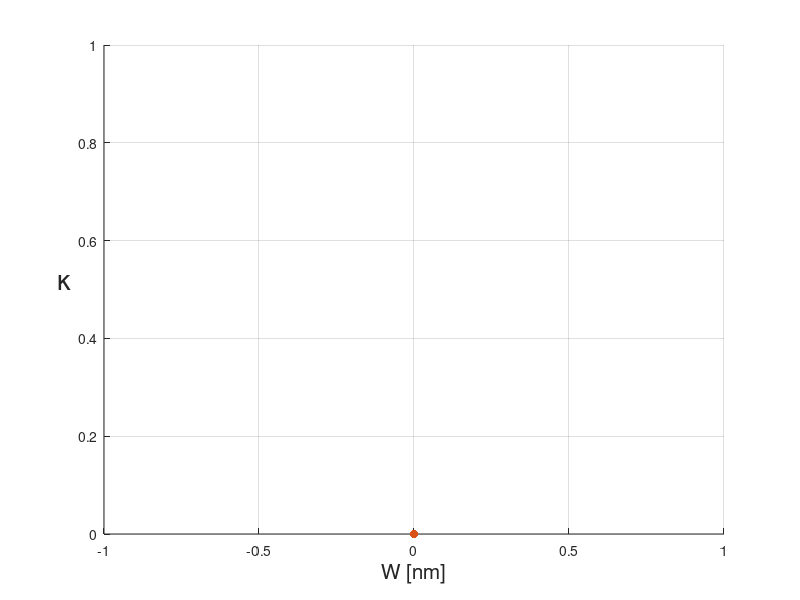

Write MATLAB code to recreate this figure. (Note: this script raises an error after producing the figure.)
clc
clear all
% close all

W_start = 1540; % 1530;
W_end   = 1560; % 1570;
LorWsweep = 1; % 0: Wsweep, 1: new Wsweep, 2: Lsweep

if LorWsweep == 0
    params = struct('samplesNum', 9,  'batchNum', 1, 'xlabel', 'W [nm]');
elseif LorWsweep == 1
    params = struct('samplesNum', 37, 'batchNum', 4, 'xlabel', 'W [nm]');
elseif LorWsweep == 2
    params = struct('samplesNum', 29, 'batchNum', 2, 'xlabel', 'L [\mum]');
end

samplesNum = params.samplesNum;
theta = 0:pi/10000:pi/2;
deltaL = 170e-6; % deltaL according to our design
alphaLin = 0.23*1400; % standard loss in our waveguides
ER_fit = ((exp(-alphaLin*deltaL)+tan(theta).^2)./(exp(-alphaLin*deltaL)-tan(theta).^2)).^2;

Wsweep_folders = {'U1','D1','U2','D2'};

ER_fittest_bot_tot = zeros(samplesNum, 1);
ER_fittest_top_tot = zeros(samplesNum, 1);
kappa_bot          = zeros(samplesNum, 1);
kappa_top          = zeros(samplesNum, 1);
L                  = zeros(samplesNum, 1);

%%
counter = 1;
for batchNum = 1:params.batchNum
    if LorWsweep == 0
        filepath = fullfile('G:', 'users', 'Shai', 'TAU_CP', 'Data', 'Wsweep');
        D = dir(fullfile(filepath, '*um*'));
    elseif LorWsweep == 1
        filepath = fullfile('G:', 'users', 'Shai', 'TAU_CP', 'Data', '700to400_width_sweep_6Mar23', ['700to400_width_sweep_6Mar23_' Wsweep_folders{batchNum}]);
        D = dir(fullfile(filepath, '*nm*.txt*'));
    elseif LorWsweep == 2
        filepath = fullfile('G:', 'users', 'Shai', 'TAU_CP', 'Data', 'New', ['batch' num2str(batchNum)]);
        D = dir(fullfile(filepath, '*um*'));
    end
    
    % Read D in a sensible order
    Lj = zeros(length(D), 1);
    for j = 1:length(D)
        if LorWsweep == 1
            Lj(j) = sscanf(D(j).name,'%dnm*');
        else
            Lj(j) = sscanf(D(j).name,'%dum*');
        end
    end
    [~, idx] = sort(Lj);
    
    % Find best way to subplot
    temp = factor(length(D));
    bestj = 1;
    for j = 1:length(temp)-1
        if (abs(prod(temp(1:j)) - prod(temp(j+1:end)))) < (abs(prod(temp(1:bestj)) - prod(temp(bestj+1:end))))
            bestj = j;
        end
    end
    subplotSize1 = prod(temp(1:bestj));
    subplotSize2 = prod(temp(bestj+1:end));
    
    figure
    for i = 1:length(D)
        if LorWsweep == 1
            L(counter) = sscanf(D(idx(i)).name,'%dnm*');
        else
            L(counter) = sscanf(D(idx(i)).name,'%dum*');
        end
        
        filename = D(idx(i)).name;
        %%
        A = readtable(fullfile(filepath, filename));
        Wavelength = A.XAxis_Wavelength_nm_;
        Loss       = A.InsertionLoss_dB_;
        
        %%
        span  = Wavelength > W_start & Wavelength < W_end;
        Loss = Loss(span);
        Wavelength = Wavelength(span);
        Loss_max = max(Loss);
        Loss_norm = Loss - Loss_max; % normalize
        
        %%
        [Mpeak, Lpeak, W, ER] = findpeaks(-Loss_norm, Wavelength, 'MinPeakDistance', 2, 'MinPeakWidth', 0.01);
        [mER, LER] = max(ER);
        
        if LER == length(Lpeak)
            FSR = abs(Lpeak(LER) - Lpeak(LER-1));
        else
            FSR = abs(Lpeak(LER) - Lpeak(LER+1));
        end
        
        logical_span = Wavelength>Lpeak(LER)-0.5*FSR & Wavelength<Lpeak(LER)+0.5*FSR;
        peak_span = Wavelength(logical_span);
        peak_mag = Loss_norm(logical_span);
        
        %%
        Max_ER = min(peak_mag) - max(peak_mag);
        ER_Lin = db2pow(-Max_ER);
        ER_sort = abs(ER_fit - ER_Lin);

        [~, ER_fittest_index_bot] = sort(ER_sort(1:ceil(length(ER_sort)/2)));
        [~, ER_fittest_index_top] = sort(ER_sort(ceil(length(ER_sort)/2):end));
        ER_fittest_index_top = ER_fittest_index_top + ceil(length(ER_sort)/2);
        
        Theta_bot = theta(ER_fittest_index_bot(1));
        Theta_top = theta(ER_fittest_index_top(1));
        
        kappa_bot(counter) = sin(Theta_bot)^2; % (1-cos(Theta_bot)^2);
        kappa_top(counter) = sin(Theta_top)^2; % (1-cos(Theta_top)^2);
        ER_fittest_bot_tot(counter) = ER_fit(ER_fittest_index_bot(1));
        ER_fittest_top_tot(counter) = ER_fit(ER_fittest_index_top(1));
        
        
        %% Plot Luna
        subplot(subplotSize1, subplotSize2, i)
        plot(Wavelength, Loss_norm)
        grid on
        xlabel('\lambda [nm]')
        ylabel('Loss')
        ylim([-30 0])
        title({['L = ' num2str(L(counter)) ' \mum'], ['\kappa = ' num2str(kappa_bot(counter), '%.2f') ' / ' num2str(kappa_top(counter), '%.2f')]})
        
        %%
        counter = counter + 1;
    end
end

%% Plot kappa vs. L
[Lsorted, LsortedIdx] = sort(L);
kappa_bot_sorted = kappa_bot(LsortedIdx);
kappa_top_sorted = kappa_top(LsortedIdx);

figure
scatter(Lsorted, kappa_bot_sorted, 'filled')
hold on
scatter(Lsorted, kappa_top_sorted, 'filled')
grid on
xlabel(params.xlabel, 'FontSize', 15)
ylabel('\kappa', 'FontSize', 20, 'Rotation', 0, 'HorizontalAlignment', 'right')
ylim([0 1])

%% Find set of kappa (choose bot/top for each L) that best fit a sin with 5<Lend<15 and 22<Lc<35
% For each L, we need to decide between kappa_bot and kappa_top.
% checking all permutations is too costly, so:
% if kappa_top > 0.7, we will choose the same branch as the previous point.
% else, we will insert this point into the permutation check set.
% 
% For each such permutation, we check correlation with a sine of a given
% Lc, Lend (looped over).
% 
% Finally, the highest correlation will tell us:
% 1. The best permutation
% 2. The best Lend
% 3. The best Lc

LendMin = 9;%5;
LendMax = 10;%15;
LcMin = 25;%22;
LcMax = 26;%35;
Lend_vec = linspace(LendMin, LendMax, 50);
Lc_vec   = linspace(LcMin,   LcMax,   50);

branchChoice = zeros(size(kappa_top_sorted)); % 1: top branch, 0: bottom branch
kappa_tot    = zeros(size(kappa_top_sorted));
skipIdx = (kappa_top_sorted > 0.7); % Indices to skip
Nperm = samplesNum - length(find(skipIdx)); % num of points to permute
permutations = ff2n(Nperm);
Corr = zeros(size(permutations, 1), length(Lend_vec), length(Lc_vec));

for permIdx = 1:size(permutations, 1)
    branchChoice(~skipIdx) = permutations(permIdx, :);
    for i = 2:samplesNum
        if skipIdx(i)
            branchChoice(i) = branchChoice(i-1);
        end
    end
    for LendIdx = 1:length(Lend_vec)
        for LcIdx = 1:length(Lc_vec)
            kappaFit = sin(pi/2* (Lsorted + Lend_vec(LendIdx)) / Lc_vec(LcIdx)).^2;
            kappa_tot(logical(branchChoice))  = kappa_top_sorted(logical(branchChoice));
            kappa_tot(~logical(branchChoice)) = kappa_bot_sorted(~logical(branchChoice));
            Corr(permIdx, LendIdx, LcIdx) = sum((kappaFit - mean(kappaFit)) .* (kappa_tot - mean(kappa_tot))) / samplesNum;
        end
    end
end


[M,I] = max(Corr(:)); %I is the index maximun Here tu can change the function to max or min
[permIdxBest, LendIdxBest, LcIdxBest] = ind2sub(size(Corr),I); %I_row is the row index and I_col is the column index
LendBest = Lend_vec(LendIdxBest);
LcBest = Lc_vec(LcIdxBest);

branchChoice(~skipIdx) = permutations(permIdxBest, :);
for i = 2:samplesNum
    if skipIdx(i)
        branchChoice(i) = branchChoice(i-1);
    end
end
kappa_tot(logical(branchChoice))  = kappa_top_sorted(logical(branchChoice));
kappa_tot(~logical(branchChoice)) = kappa_bot_sorted(~logical(branchChoice));


%% Final Plot
L_vec = linspace(Lsorted(1), Lsorted(end), 1000);
figure
plot(L_vec, sin(pi/2* (L_vec + LendBest) / LcBest).^2, 'LineWidth', 1.8)
hold on
plot(Lsorted, kappa_tot, '-o')
grid on
xlabel(params.xlabel, 'FontSize', 15)
ylabel('\kappa', 'FontSize', 15)
legend('Theory', 'Exp.')
text(80, 0.7,  ['L_{end} = ' num2str(LendBest, '%.2f')], 'HorizontalAlignment', 'left', 'FontSize', 12)
text(80, 0.8,  ['L_c = ' num2str(LcBest, '%.2f')],       'HorizontalAlignment', 'left', 'FontSize', 12)


